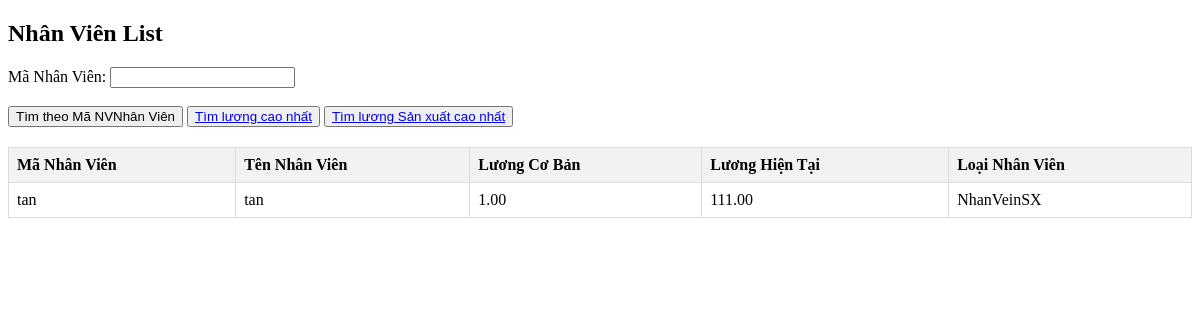
Page /timLuongHT on the earlier database version.
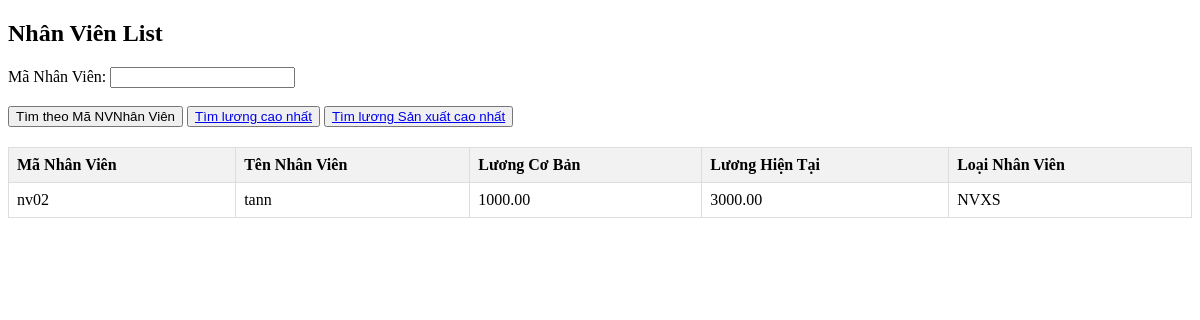
Same page on the later database version.
### qlnv/models.py (models this page shows, shortened)
class NhanVien (models.Model):
    loaiNhanVien = models.ForeignKey(LoaiNhanVien,related_name='nhanvien', on_delete=models.CASCADE , null=True)
    maNV =  models.TextField(blank=True)
    tenNV =  models.TextField(blank=True)
    luongCB = models.DecimalField(max_digits=100, decimal_places=2)
    luongHT =models.DecimalField(max_digits=100, decimal_places=2 ,default=0.0,blank=True,null=True)
    class Meta:
        verbose_name_plural = ("NhanVien")

class LoaiNhanVien(models.Model):
    name = models.CharField(max_length=250,db_index=True)
    class Meta:
        verbose_name_plural ='LoaiNhanVien'

### qlnv/views.py (the view)
# urls.py: path('timLuongHT', views.timLuongHT, name='timLuongHT'),
def timLuongHT(request):
    maxluongHT = NhanVien.objects.all().order_by('luongHT').last()
    return render(request, 'maxLuong.html', {'maxluongHT': maxluongHT})

### qlnv/templates/maxLuong.html (shortened to what this page needs)
<!DOCTYPE html>
<html lang="en">
<head>
</head>
<body>
    <h2>Nhân Viên List</h2>
    <div class="input-form">
        <form method="POST"   action="{% url 'timkiemNV' %}">
            <label for="maNV">Mã Nhân Viên:</label>
            <input type="text" name="maNV" id="maNV">
            <br>    <br>
            <button type="submit">Tìm theo Mã NVNhân Viên</button>
            <button type="submit"> <a href="{% url 'timLuongHT' %}">Tìm lương cao nhất</a> </button>
            <button type="submit"> <a href="{% url 'maxluongHTsanxuat' %}" > Tìm lương Sản xuất cao nhất </a>   </button>
        </form>
    </div>
    <table>
        <thead>
            <tr>
                <th>Mã Nhân Viên</th>
                <th>Tên Nhân Viên</th>
                <th>Lương Cơ Bản</th>
                <th>Lương Hiện Tại</th>
                <th>Loại Nhân Viên</th>
            </tr>
        </thead>
        <tbody>
                <tr>
                    <td>{{ maxluongHT.maNV }}</td>
                    <td>{{ maxluongHT.tenNV }}</td>
                    <td>{{ maxluongHT.luongCB }}</td>
                    <td>{{ maxluongHT.luongHT }}</td>
                    <td>{{ maxluongHT.loaiNhanVien.name }}</td>
                </tr>
        </tbody>
    </table>
</body>
</html>

Differences in the rows shown:
no longer on this page (row unchanged): NhanVien: maNV "tan", tenNV "tan", luongCB "1.00", luongHT "111.00", loaiNhanVien.name "NhanVeinSX"
added NhanVien: maNV "nv02", tenNV "tann", luongCB "1000.00", luongHT "3000.00", loaiNhanVien.name "NVXS"
